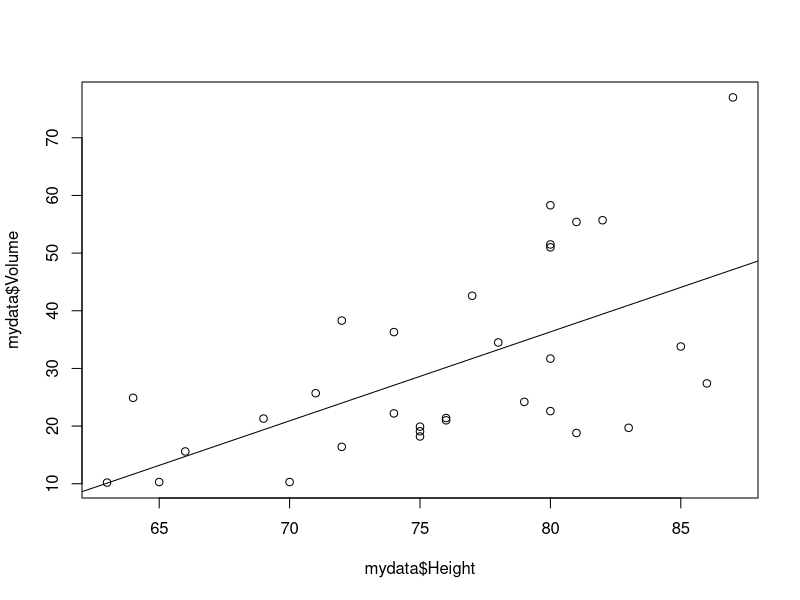
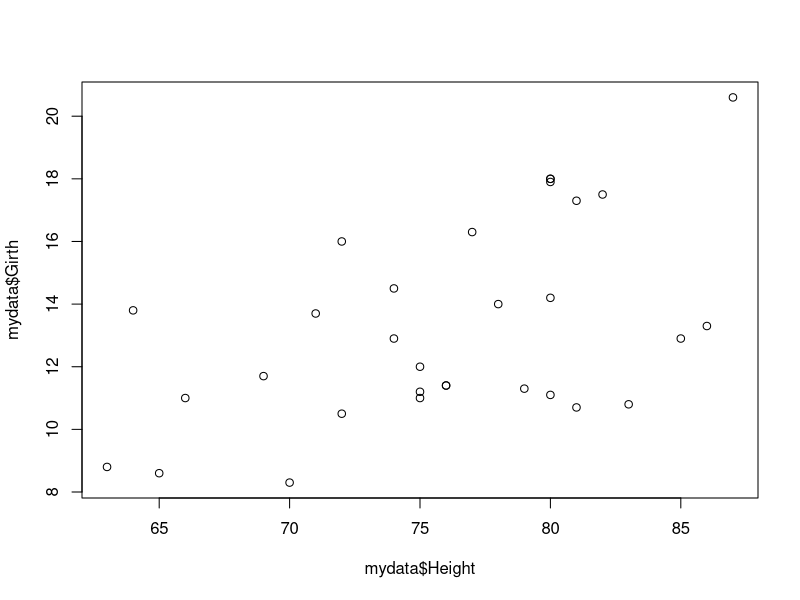
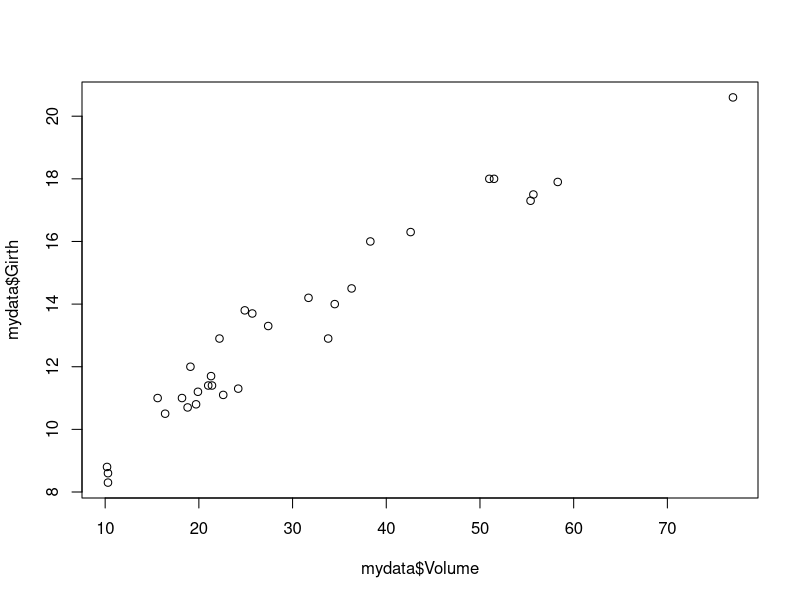
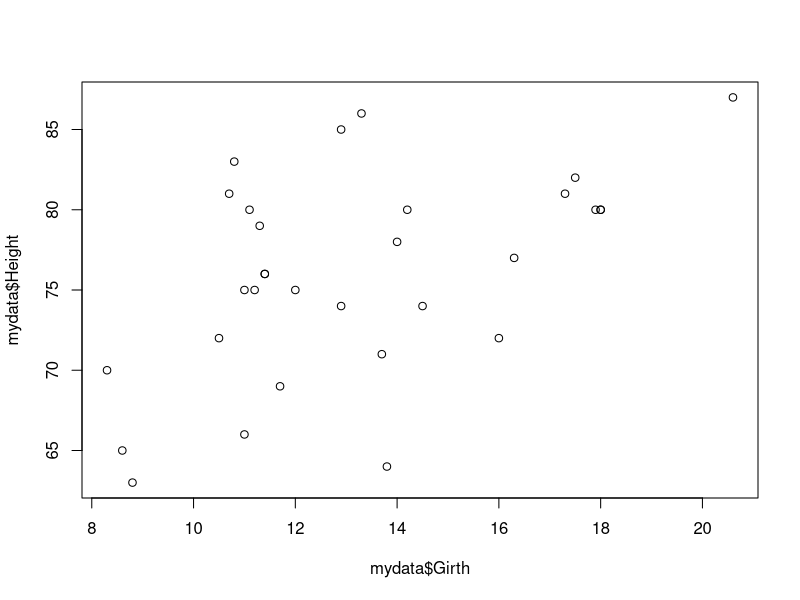
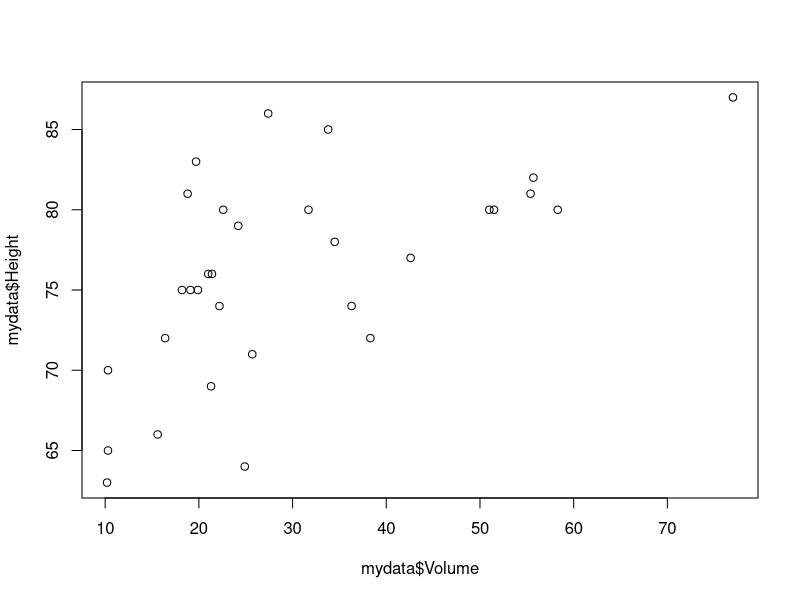
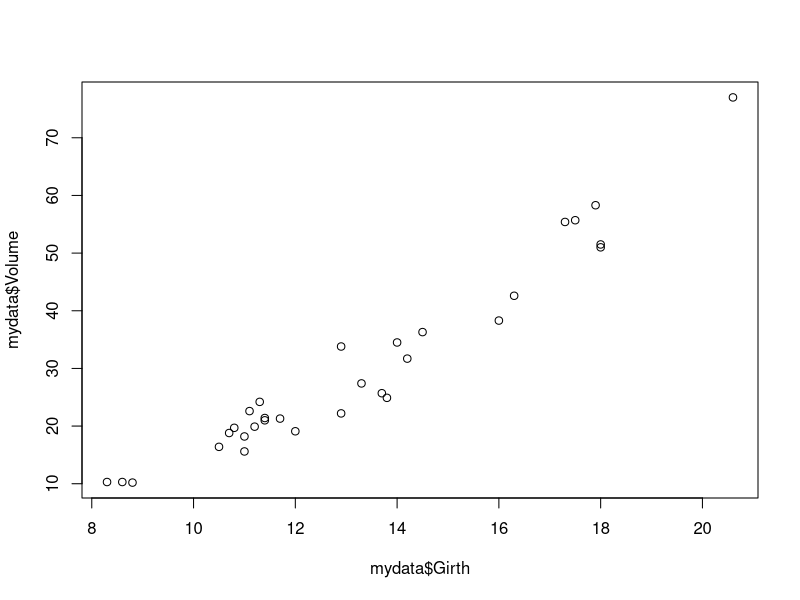
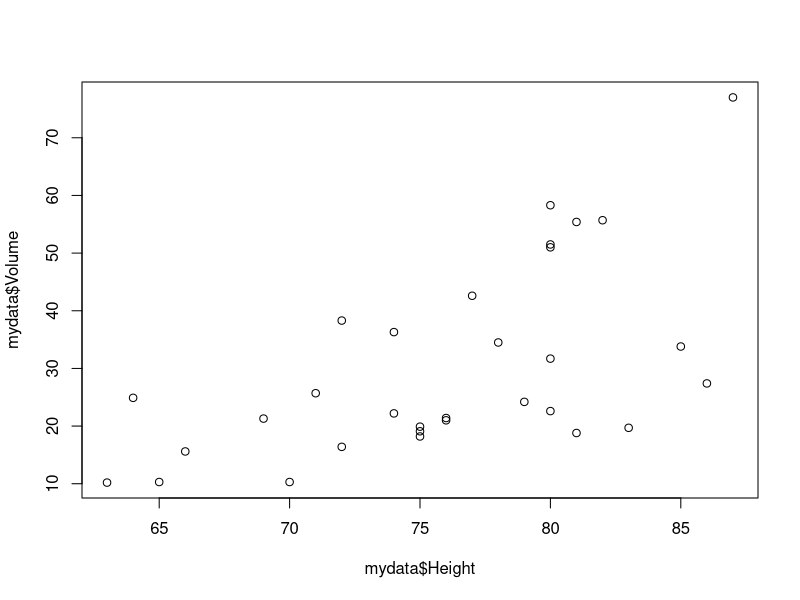

These figures' R source, in order:
# Hyun-Joon Yang
# yanghyun@usc.edu
# BISC 444
# HW3

# 1. What is statistical power? What is Type I error? What is Type II error?
# ANS: Statistical power is the probability that the test correctly rejects the false null hypothesis.
#      Type I error is when the null hypothesis is incorrectly rejected when it is actually true.
#      Type II error is when the null hypothesis is incorrectly accepted when it is actually false.

# 2. Let's imagine that I would have to pay a million dollars if I falsely rejected a null hypothesis.
#    I would not have to pay anything if I failed to reject a false null.
#    What alpha should I use if I didn't want to pay a million dollars?
# ANS: You should use a low value for alpha (lower value for lower risk ie 0 for no risk)

# 3. Single regression. Use the 'trees' dataset that comes with base R to conduct the following analysis.
mydata = trees
head(mydata)
#    a) Plot Volume as a function of Height
dev.new()
plot(mydata$Volume~mydata$Height)

#    b) Add a regression line to your plot in 1a
reg_line = lm(mydata$Volume~mydata$Height)
abline(reg_line)
dev.off()

#    c) Obtain the intercept and slope for the regression line
coefficients(reg_line)
#    ANS: intercept: -87.12361
#         slope: 1.54335

#    d) Obtain the p-value and adjusted R-squared for your regression model.
summary(reg_line)
#    ANS: p-value: 0.0003784
#         adjusted R-squared: 0.3358

#    e) Provide a brief interpretation of the results for this single regression.
#       Discuss the relationship between Height and Volume, as well as the obtained p-values
#       and adjusted R-squared. (Can be done in two sentences).
#    ANS: It seems like there is a positive correlation between height and volume.
#         The low p-value indicates that the probability of there being no correlation is low while
#         the low-ish adjusted R-squared value indicates perhaps there is another variable in play.

# 4. Multiple regression. Use the 'trees' dataset that comes with base R to conduct the following analysis.
mydata = trees
head(mydata)
#    a) Plot all pairwise combinations of Girth, Height, and Volume.
dev.new()
plot(mydata$Girth~mydata$Height)
plot(mydata$Girth~mydata$Volume)
plot(mydata$Height~mydata$Girth)
plot(mydata$Height~mydata$Volume)
plot(mydata$Volume~mydata$Girth)
plot(mydata$Volume~mydata$Height)
dev.off()

#    b) Conduct a multiple regression in which you model Volume as a function of Height and Girth.
#       What are the intercept and slope terms?
reg_line = lm(mydata$Volume ~ mydata$Height + mydata$Girth)
coefficients(reg_line)
#    ANS: intercept: -57.9876589
#         slope (height): 0.3392512
#         slope (girth): 4.7081605

#    c) Provide a brief interpretation of the results for this multiple regression.
summary(reg_line)
#    ANS: It seems height and girth are positively correlated with volume.
#         The low p-value indicates that the probability of correlation is high while
#         the high adjusted R-squared value indicates that both variables are good predictors of volume.
